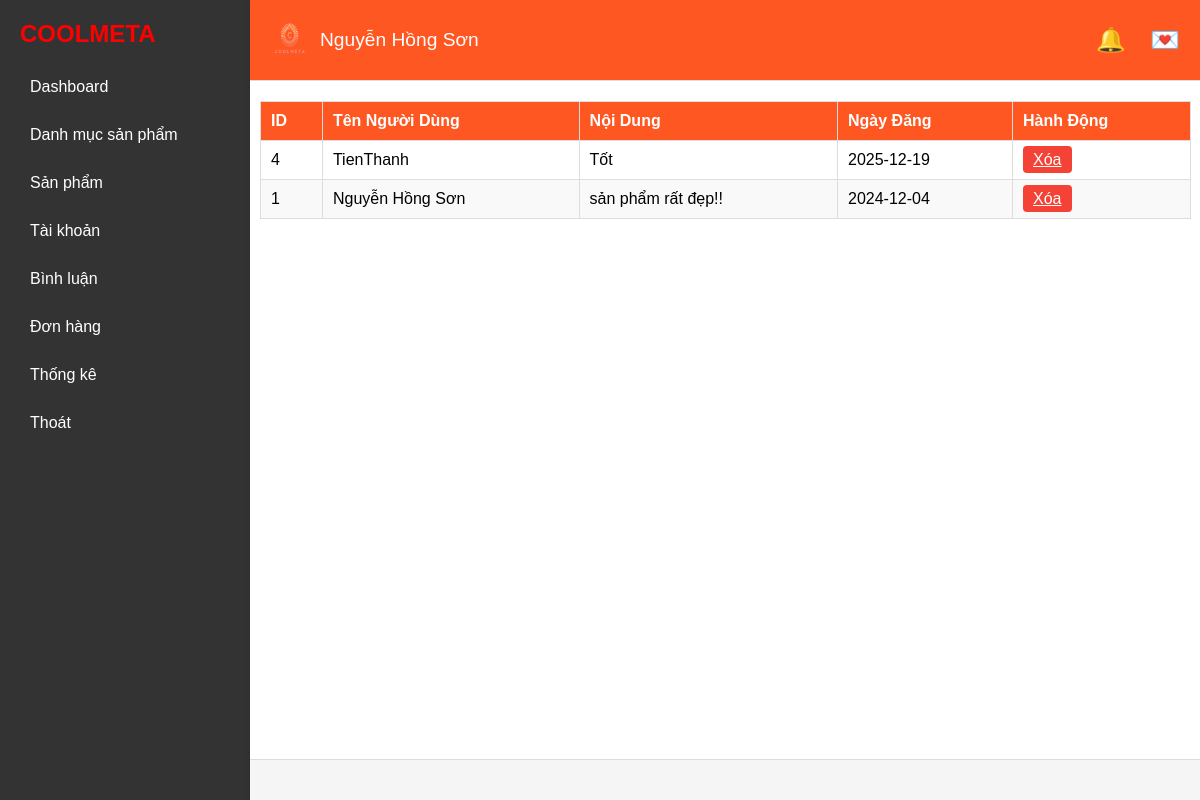
/index.php?role=admin&act=Comment (signed in), run on the app's committed database.
### tables this page shows
CREATE TABLE `comments` (
  `id` int NOT NULL,
  `product_id` int NOT NULL,
  `user_id` int NOT NULL,
  `comment` text NOT NULL,
  `created_at` timestamp NULL DEFAULT CURRENT_TIMESTAMP,
  `updated_at` timestamp NULL DEFAULT CURRENT_TIMESTAMP ON UPDATE CURRENT_TIMESTAMP
);

CREATE TABLE `users` (
  `id` int NOT NULL,
  `fullname` varchar(255) NOT NULL,
  `email` varchar(255) NOT NULL,
  `password` varchar(255) NOT NULL,
  `phone` varchar(20) DEFAULT NULL,
  `role` enum('admin','user') DEFAULT 'user',
  `address` text,
  `status` enum('active','banned') DEFAULT 'active',
  `created_at` timestamp NULL DEFAULT CURRENT_TIMESTAMP,
  `updated_at` timestamp NULL DEFAULT CURRENT_TIMESTAMP ON UPDATE CURRENT_TIMESTAMP
);

### app/Database/Functions.php (called while the page is built, shortened)
<?php
function view($path_view, $data=[]){
    extract($data);
    $path_view  = str_replace(".","/", $path_view);
    include_once "app/Views/$path_view.php";
};

### app/Controllers/Admin/AdminCommentController.php (called while the page is built, shortened)
<?php
class AdminCommentController
{
    public function index()
    {
        $comments = (new Comment)->getAllComments();
        return view('Admin.comment.list', compact('comments', 'message'));
    }
}

### index.php (called while the page is built, shortened)
<?php
include_once "app/Database/Database.php";
include_once "app/Database/Functions.php";
include_once "app/Models/Comment.php";
include_once  "app/Controllers/Admin/AdminCommentController.php";
include_once "Router/Web.php";

### app/Database/Database.php (called while the page is built, shortened)
<?php
class Database
{
    private $pdo;
    public function __construct()
    {
        try {
            $this->pdo = new PDO("mysql:host=" . HOST . ";port=" . PORT . ";dbname=" . DBNAME,USERNAME,PASSWORD);
            $this->pdo->setAttribute(PDO::ATTR_ERRMODE, PDO::ERRMODE_EXCEPTION);
        } catch (Exception $error) {
            echo "<h1>Lỗi kết nối CSDL: " . $error->getMessage() . "</h1>";
        }
    }
    public function getConnection()
    {
        return $this->pdo;
    }
    public function __destruct()
    {
        $this->pdo = null;
    }
}

### app/Models/Comment.php (called while the page is built, shortened)
<?php
class Comment
{
    public $pdo;
    public function __construct()
    {
        $db = new Database();
        $this->pdo = $db->getConnection();
    }
    public function getAllComments()
    {
        $sql = "SELECT c.id, c.comment, c.created_at, u.fullname AS user_name FROM comments c JOIN users u ON c.user_id = u.id ORDER BY c.created_at DESC";
        $stmt = $this->pdo->prepare($sql);
        $stmt->execute();
        return $stmt->fetchAll(PDO::FETCH_ASSOC);
    }
}

### app/Views/Admin/comment/list.php (the view)
<?php include_once VIEW . "Admin/base/header.php" ?>
<link rel="stylesheet" href="Assets/Admin/Css/comment.css">
<main>
    <table class="comments-table">
        <thead>
            <tr>
                <th>ID</th>
                <th>Tên Người Dùng</th>
                <th>Nội Dung</th>
                <th>Ngày Đăng</th>
                <th>Hành Động</th>
            </tr>
        </thead>
        <tbody>
            <?php foreach ($comments as $comment): ?>
                <tr>
                    <td><?= htmlspecialchars($comment['id']) ?></td>
                    <td><?= htmlspecialchars($comment['user_name']) ?></td>
                    <td><?= htmlspecialchars($comment['comment']) ?></td>
                    <td><?= date('Y-m-d', strtotime($comment['created_at'])) ?></td>
                    <td>
                        <a href="index.php?role=admin&act=DeleteComment&id=<?= $comment['id'] ?>" class="delete-btn" onclick="return confirm('Bạn có chắc chắn muốn xóa bình luận này?')">Xóa</a>
                    </td>
                </tr>
            <?php endforeach; ?>
        </tbody>
    </table>
</main>
<?php include_once VIEW . "Admin/base/footer.php" ?>

### Assets/Admin/Css/admin.css (style rules this page uses)
* { box-sizing: border-box; margin: 0; padding: 0; font-family: Arial, sans-serif; }
body { display: flex; height: 100vh; background-color: #f5f5f5; overflow-y: hidden; }

### Assets/Admin/Css/comment.css (style rules this page uses)
main { height: 800px; overflow: auto; }
.comments-table { width: 98%; border-collapse: collapse; margin-top: 20px; margin-left: 10px; }
.comments-table th, .comments-table td { padding: 10px; border: 1px solid #ddd; text-align: left; }
.comments-table th { background-color: #ff5722; color: white; }
.comments-table tbody tr:nth-child(even) { background-color: #f9f9f9; }
.edit-btn, .delete-btn { padding: 5px 10px; color: white; border: none; border-radius: 4px; cursor: pointer; }
.delete-btn { background-color: #f44336; }

### data on the page
comments: id "4", user.fullname "TienThanh", comment "Tốt", created_at "2025-12-19"
comments: id "1", user.fullname "Nguyễn Hồng Sơn", comment "sản phẩm rất đẹp!!", created_at "2024-12-04"

### other printed values
$_SESSION['user']['fullname'] "Nguyễn Hồng Sơn"
